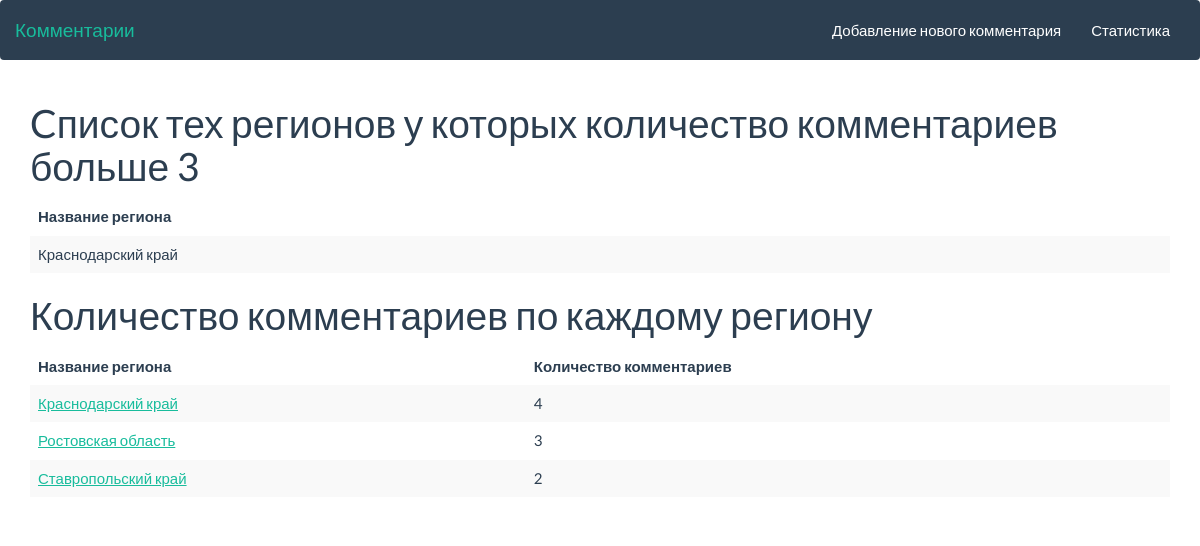
Page /stat on the committed database.
### tables this page shows
CREATE TABLE regions
(id INTEGER PRIMARY KEY AUTOINCREMENT, region varchar(255) not null);

### app.py (the view)
@app.route("/stat")
def stat():
    region_id = request.args.get("region_id")
    if region_id is None:
        count = 3
        regions = db_handler.get_regions_comment_count(
            count)  # список тех регионов у которых количество комментариев больше n
        comments_count_by_regions = db_handler.get_comment_count_by_regions()
        return render_template('web/stat.html', regions=regions, count=count,
                               comments_count_by_regions=comments_count_by_regions)
    else:
        region = db_handler.get_region_by_id(region_id)
        comment_count_by_region_id = db_handler.get_comment_count_by_region_id(region_id)
        return render_template('web/stat_by_region.html', region=region,
                               comment_count_by_region_id=comment_count_by_region_id)

### models.py (called while the page is built)
def get_regions_comment_count(count):
    con = sql.connect(db_path)
    con.row_factory = sql.Row
    cur = con.cursor()
    cur.execute(
        "SELECT DISTINCT (r.region) FROM comments c "
        "LEFT JOIN cities ct ON c.city = ct.id "
        "LEFT JOIN regions r ON r.id = ct.region "
        "GROUP BY r.region HAVING  Count(c.city) > ?;", [count])
    regions = cur.fetchall()
    con.close()
    return regions

def get_comment_count_by_regions():
    con = sql.connect(db_path)
    con.row_factory = sql.Row
    cur = con.cursor()
    cur.execute(
        "SELECT r.id, r.region, COUNT (r.id) AS count  "
        "FROM comments c "
        "LEFT JOIN cities ct ON c.city = ct.id "
        "LEFT JOIN regions r ON r.id = ct.region GROUP BY r.id")
    comments = cur.fetchall()
    con.close()
    return comments

### templates/web/stat.html (shortened to what this page needs)
{% extends 'layouts/master.html' %}
{% block body %}
    <h1>Cписок тех регионов у которых количество комментариев больше {{ count }}</h1>
    <table class="table table-striped">
        <thead>
        <tr>
            <th scope="col">Название региона</th>
        </tr>
        </thead>
        <tbody>
        {% for region in regions %}
            <tr>
                <td>{{ region["region"] }}</td>
            </tr>
        {% endfor %}
        </tbody>
    </table>
    <h1>Количество комментариев по каждому региону</h1>
    <table class="table table-striped">
        <thead>
        <tr>
            <th scope="col">Название региона</th>
            <th scope="col">Количество комментариев</th>
        </tr>
        </thead>
        <tbody>
        {% for comments_count_by_region in comments_count_by_regions %}
            <tr>
                <td>
                    <a href="{{ url_for('stat', region_id=comments_count_by_region["id"]) }}">{{ comments_count_by_region["region"] }}</a>
                </td>
                <td>
                    {{ comments_count_by_region["count"] }}
                </td>
            </tr>
        {% endfor %}
        </tbody>
    </table>
{% endblock %}

### rows in the picture
regions: region "Краснодарский край", count "4"
regions: region "Ростовская область", count "3"
regions: region "Ставропольский край", count "2"

### other values in the picture
{{ count }} "3"
{{ region["region"] }} "Краснодарский край"
